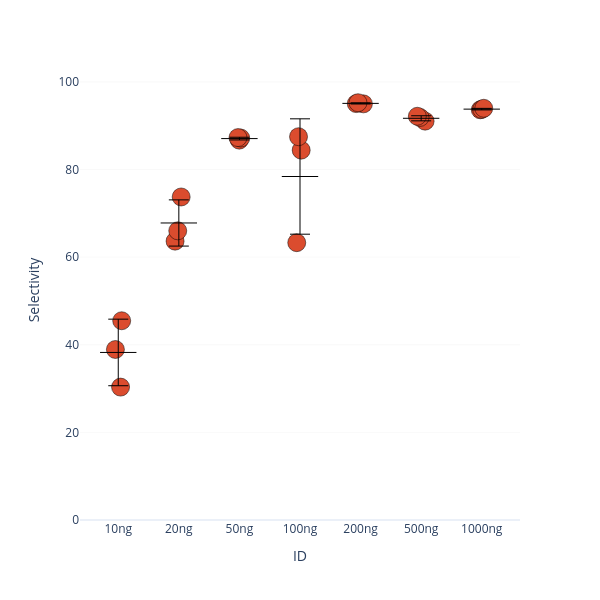

This figure's notebook cell:
### Code cell
# Figure 2D — phosphopeptide selectivity per input, with mean ± SD crossbar (n=3).
# NOTE: still reads the pre-revision selectivity_*.tsv files (loaded above) — these
# numbers are NOT from the Class I reanalysis yet; regenerate before final export.
import plotly.graph_objects as go

order = id_values   # ['10ng', ..., '1000ng'] from the cell above

fig = px.strip(df_selectivity, y='Selectivity', x='ID', category_orders={'ID': order})
fig.update_layout(width=600, height=600, template='plotly_white', showlegend=False)
fig.update_traces(marker=dict(size=18, color='#db4c2e', line=dict(width=0.5, color='black')))
fig.update_yaxes(range=[0, 105], showgrid=True, gridwidth=0.5, gridcolor='#F3F2F2', griddash='solid')

# mean ± SD crossbar per condition (n=3)
stats_d = df_selectivity.groupby('ID')['Selectivity'].agg(['mean', 'std']).reindex(order)
fig.add_trace(go.Scatter(
    x=stats_d.index, y=stats_d['mean'],
    error_y=dict(type='data', array=stats_d['std'].fillna(0), visible=True,
                 color='black', thickness=1, width=10),
    mode='markers',
    marker=dict(symbol='line-ew', size=26, color='black', line=dict(width=1, color='black')),
    showlegend=False, hovertemplate='mean=%{y:.1f}%<extra></extra>',
))
fig.show()
fig.write_image(r'D:\Projects\nanoPhos\figures_upd\figure2\figure2d.pdf', width=600, height=600)

### Figure 1 — Plotly figure (JSON) as saved in the notebook; plotly's stock layout.template omitted (floating-point values rounded to 4 significant figures)
{"data": [{"alignmentgroup": "True", "boxpoints": "all", "fillcolor": "rgba(255,255,255,0)", "hoveron": "points", "hovertemplate": "ID=%{x}<br>Selectivity=%{y}<extra></extra>", "legendgroup": "", "line": {"color": "rgba(255,255,255,0)"}, "marker": {"color": "#db4c2e", "line": {"color": "black", "width": 0.5}, "size": 18}, "name": "", "offsetgroup": "", "orientation": "v", "pointpos": 0, "showlegend": false, "type": "box", "x": ["10ng", "10ng", "10ng", "20ng", "20ng", "20ng", "50ng", "50ng", "50ng", "100ng", "100ng", "100ng", "200ng", "200ng", "200ng", "500ng", "500ng", "500ng", "1000ng", "1000ng", "1000ng"], "x0": " ", "xaxis": "x", "y": [38.92, 45.48, 30.33, 66.01, 73.73, 63.65, 87.29, 86.71, 87.18, 63.3, 84.42, 87.49, 95.25, 94.99, 95.05, 91.88, 91.04, 92.16, 93.98, 93.64, 93.73], "y0": " ", "yaxis": "y"}, {"error_y": {"array": [7.596, 5.273, 0.3082, 13.17, 0.1368, 0.5799, 0.1771], "color": "black", "thickness": 1, "type": "data", "visible": true, "width": 10}, "hovertemplate": "mean=%{y:.1f}%<extra></extra>", "marker": {"color": "black", "line": {"color": "black", "width": 1}, "size": 26, "symbol": "line-ew"}, "mode": "markers", "showlegend": false, "type": "scatter", "x": ["10ng", "20ng", "50ng", "100ng", "200ng", "500ng", "1000ng"], "y": [38.24, 67.8, 87.06, 78.41, 95.1, 91.69, 93.78]}], "layout": {"boxmode": "group", "height": 600, "legend": {"tracegroupgap": 0}, "margin": {"t": 60}, "showlegend": false, "width": 600, "xaxis": {"anchor": "y", "categoryarray": ["10ng", "20ng", "50ng", "100ng", "200ng", "500ng", "1000ng"], "categoryorder": "array", "domain": [0, 1], "title": {"text": "ID"}}, "yaxis": {"anchor": "x", "domain": [0, 1], "gridcolor": "#F3F2F2", "griddash": "solid", "gridwidth": 0.5, "range": [0, 105], "showgrid": true, "title": {"text": "Selectivity"}}}}
